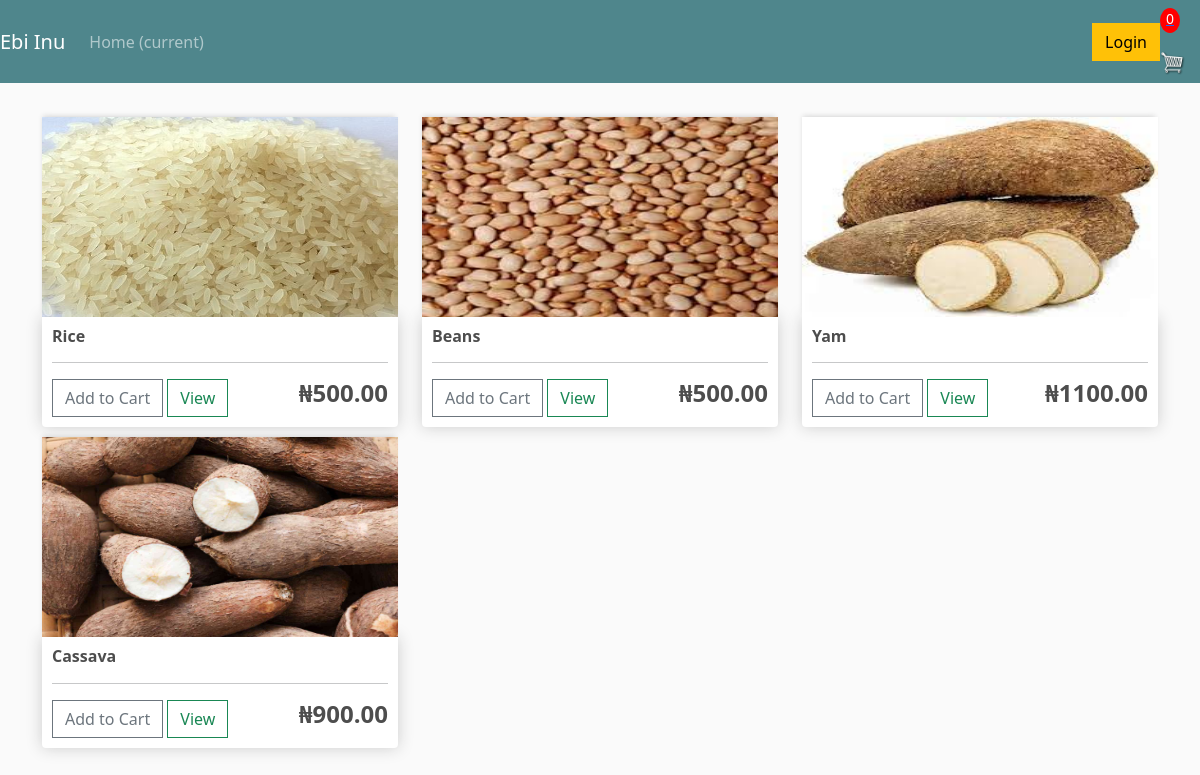
The page / on the database its author committed.
### ebi/models.py (models this page shows, shortened)
class Product(models.Model):
    name = models.CharField(max_length=200)
    price = models.DecimalField(max_digits=7, decimal_places=1)
    digital = models.BooleanField(default=False, null=True, blank=True)
    image = models.ImageField(null=True, blank=True)
    @property
    def imageURL(self):
        try:
              url = self.image.url
        except:
             url = ''
        return url

### ebi/views.py (the view)
# urls.py: path('', include('ebi.urls')),
def ebi(request):
    data = cartData(request)
    items = data['items']
    order = data['order']
    cartItems = data['cartItems']
    products = Product.objects.all()
    context = {'products': products, 'cartItems': cartItems}
    return render(request, 'ebi/ebi.html', context)

### ebi/utils.py (called while the page is built, shortened)
def cookieCart(request):
	try:
		cart = json.loads(request.COOKIES['cart'])
	except:
		cart = {}
	print('CART:', cart)
	items = []
	order = {'get_cart_total':0, 'get_cart_items':0, 'shipping':False}
	cartItems = order['get_cart_items']
	return {'cartItems':cartItems ,'order':order, 'items':items}

def cartData(request):
	if request.user.is_authenticated:
		customer = request.user.customer
		order, created = Order.objects.get_or_create(customer=customer, complete=False)
		items = order.orderitem_set.all()
		cartItems = order.get_cart_items
	else:
		cookieData = cookieCart(request)
		cartItems = cookieData['cartItems']
		order = cookieData['order']
		items = cookieData['items']
	return {'cartItems':cartItems ,'order':order, 'items':items}

### ebi/templates/ebi/ebi.html
{% extends 'ebi/main.html' %}
{% load static %}
{% block content %}
    <div class="row">
        {% for product in products %}
        <div class="col-lg-4">
            <img class="thumbnail" src="{{product.imageURL}}">
            <div class="box-element product">
                <h6><strong>{{product.name}}</strong></h6>
                <hr>
                <button data-product={{product.id}} data-action="add" class="btn btn-outline-secondary add-btn update-cart">Add to Cart</button>
                <a class="btn btn-outline-success" href="#">View</a>
                <h4 style="display: block; float: right"><strong>₦{{product.price|floatformat:2}}</strong></h4>
            </div>
        </div>
        {% endfor %}
    </div>
{% endblock content %}

### static/css/main.css (style rules this page uses)
body { background-color: hsl(0, 0%, 98%); }
h1,h2,h3,h4,h5,h6 { color:hsl(0, 0%, 30%); }
.box-element { box-shadow:hsl(0, 0%, 80%) 0 0 16px; background-color: #fff; border-radius: 4px; padding: 10px; }
.thumbnail { width: 100%; height: 200px; -webkit-box-shadow: -1px -3px 5px -2px rgba(214,214,214,1); -moz-box-shadow: -1px -3px 5px -2px rgba(214,214,214,1); box-shadow: -1px -3px 5px -2px rgba(214,214,214,1); }
.product { border-radius: 0 0 4px 4px; }
.col-lg-4, .col-lg-6, .col-lg-8, .col-lg-12 { margin-top: 10px; }
.btn { border-radius: 0; }

### rows shown on the page
Product: imageURL (picture), name "Rice", price "500.00"
Product: imageURL (picture), name "Beans", price "500.00"
Product: imageURL (picture), name "Yam", price "1100.00"
Product: imageURL (picture), name "Cassava", price "900.00"

### other values the page prints
{{ cartItems }} "0"
